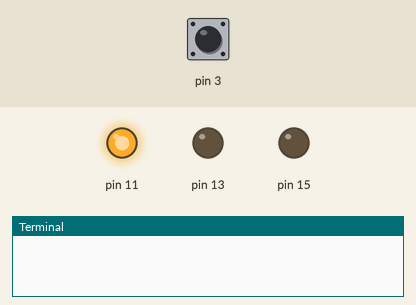
A program run on a simulated Raspberry Pi (header pin numbers). On the bench: output pins drawn as LEDs (lit = HIGH), the last lines printed to the terminal. Dashed ring = blinking. The inputs (shaded band) are chosen by the test bench; at power-on: pin 3 HIGH.

Above: at 1.2 s.
1.3 s: pin 3 pulled LOW for 0.15 s
At 2.1 s:
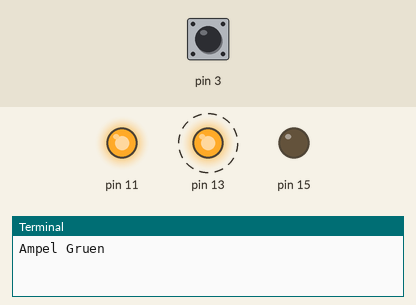
4.4 s: pin 3 pulled LOW for 1 s
At 6.8 s:
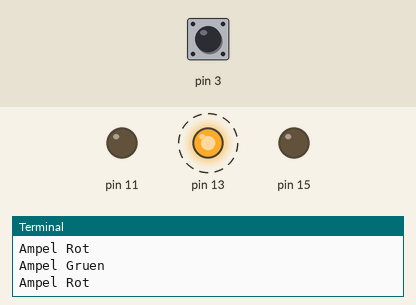
8.4 s: pin 3 pulled LOW for 3.2 s
At 10.9 s:
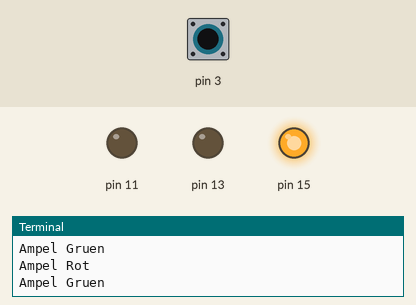
Timing chart, 0 to 14.6 s (numbered marks = the images above; inputs shaded):
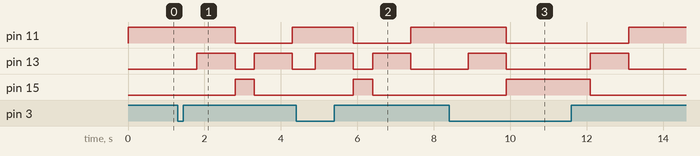

The program:

ampel.py
```python
# (licence header left out)
import RPi.GPIO as GPIO
import time


GPIO.setmode(GPIO.BOARD)
GPIO.setup( 3,GPIO.IN)
GPIO.setup(11,GPIO.OUT)
GPIO.setup(13,GPIO.OUT)
GPIO.setup(15,GPIO.OUT)
status = "rot"

def init():
   GPIO.output(11,1) #rote Ampel
   GPIO.output(13,0)
   GPIO.output(15,0)

def set_gruen():
   time.sleep(0.5)
   GPIO.output(13,1)
   time.sleep(1)
   GPIO.output(11,0)
   GPIO.output(13,0)
   GPIO.output(15,1)

def set_rot():
   time.sleep(0.5)
   GPIO.output(15,0)
   GPIO.output(13,1)
   time.sleep(1)
   GPIO.output(13,0)
   GPIO.output(11,1)

try:
  init()
  while True:
     if(GPIO.input(3) == False):
        if(status == "rot"):
           print "Ampel Gruen"
           status = "gruen"
           set_gruen()
     else:
        if(status == "gruen"):
           print "Ampel Rot"
           status = "rot"
           set_rot()
except:
  GPIO.cleanup()
```

Measured:
- after the input at 1.3 s, pin 11: HIGH → LOW after 1.5 s, → HIGH 1.5 s later; pin 13: alternates HIGH for 1.0 s and LOW for 0.50 s, starting after 0.50 s; pin 15: LOW → HIGH after 1.5 s, → LOW 0.50 s later
- after the input at 4.4 s, pin 11: HIGH → LOW after 1.5 s, → HIGH 1.5 s later; pin 13: alternates HIGH for 1.0 s and LOW for 0.50 s, starting after 0.50 s; pin 15: LOW → HIGH after 1.5 s, → LOW 0.50 s later
- after the input at 8.4 s, pin 11: HIGH → LOW after 1.5 s, → HIGH 3.2 s later; pin 13: alternates HIGH for 1.0 s and LOW for 2.2 s, 4 changes in all, then stays LOW, starting after 0.50 s; pin 15: LOW → HIGH after 1.5 s, → LOW 2.2 s later
